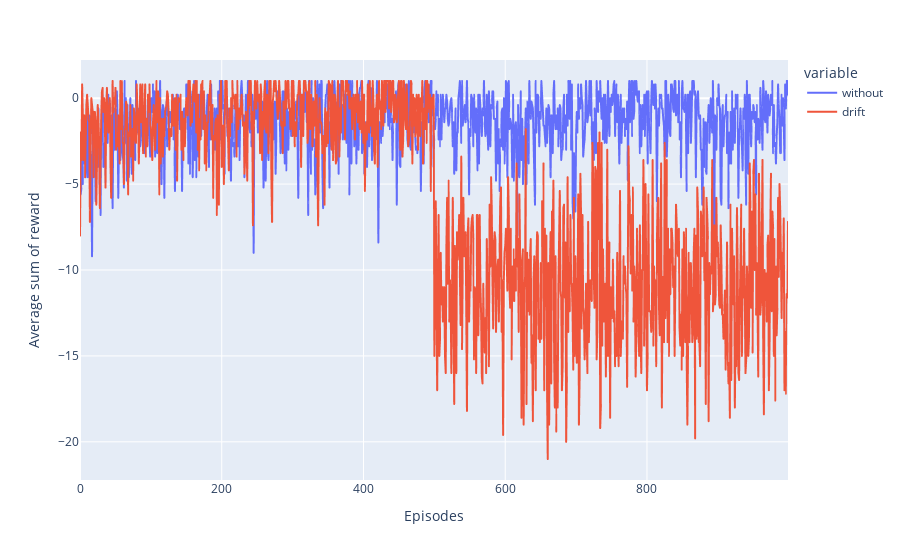

This figure's notebook cell:
### Code cell
runs = 5 #repeat trainning process
episodes = 1000
drift_ep = 500
DQag_drift = np.empty((episodes, runs))
DQag = np.empty((episodes, runs))
for i in tqdm(range(runs)):
    agent = DQNAgent(state_dim, action_dim)
    DQag[:, i] = run_agent_dt(apply_drift=False)
    
for i in tqdm(range(runs)):
    agent = DQNAgent(state_dim, action_dim)
    DQag_drift[:, i] = run_agent_dt(apply_drift=True,drift_dis_type='similar')



data_eps = {'without': np.apply_along_axis(np.mean, 1, DQag), 
            'drift': np.apply_along_axis(np.mean, 1, DQag_drift)}

df_eps = pd.DataFrame(data=data_eps)
#print(df_eps.shape)
#print(data_eps)
fug = px.line(data_eps, y=['without','drift'])
fug.update_layout(xaxis_title = 'Episodes', yaxis_title = 'Average sum of reward')
fug.show()

### Figure 1 — Plotly figure (JSON) as saved in the notebook; plotly's stock layout.template omitted (floating-point values rounded to 4 significant figures; data arrays with more than 128 entries replaced by an {"elided": "..."} marker saying what was removed)
{"data": [{"hovertemplate": "variable=without<br>index=%{x}<br>value=%{y}<extra></extra>", "legendgroup": "without", "line": {"color": "#636efa", "dash": "solid"}, "marker": {"symbol": "circle"}, "mode": "lines", "name": "without", "showlegend": true, "type": "scattergl", "x": {"elided": "1000 int values"}, "xaxis": "x", "y": {"elided": "1000 float values"}, "yaxis": "y"}, {"hovertemplate": "variable=drift<br>index=%{x}<br>value=%{y}<extra></extra>", "legendgroup": "drift", "line": {"color": "#EF553B", "dash": "solid"}, "marker": {"symbol": "circle"}, "mode": "lines", "name": "drift", "showlegend": true, "type": "scattergl", "x": {"elided": "1000 int values"}, "xaxis": "x", "y": {"elided": "1000 float values"}, "yaxis": "y"}], "layout": {"legend": {"title": {"text": "variable"}, "tracegroupgap": 0}, "margin": {"t": 60}, "xaxis": {"anchor": "y", "domain": [0, 1], "title": {"text": "Episodes"}}, "yaxis": {"anchor": "x", "domain": [0, 1], "title": {"text": "Average sum of reward"}}}}
